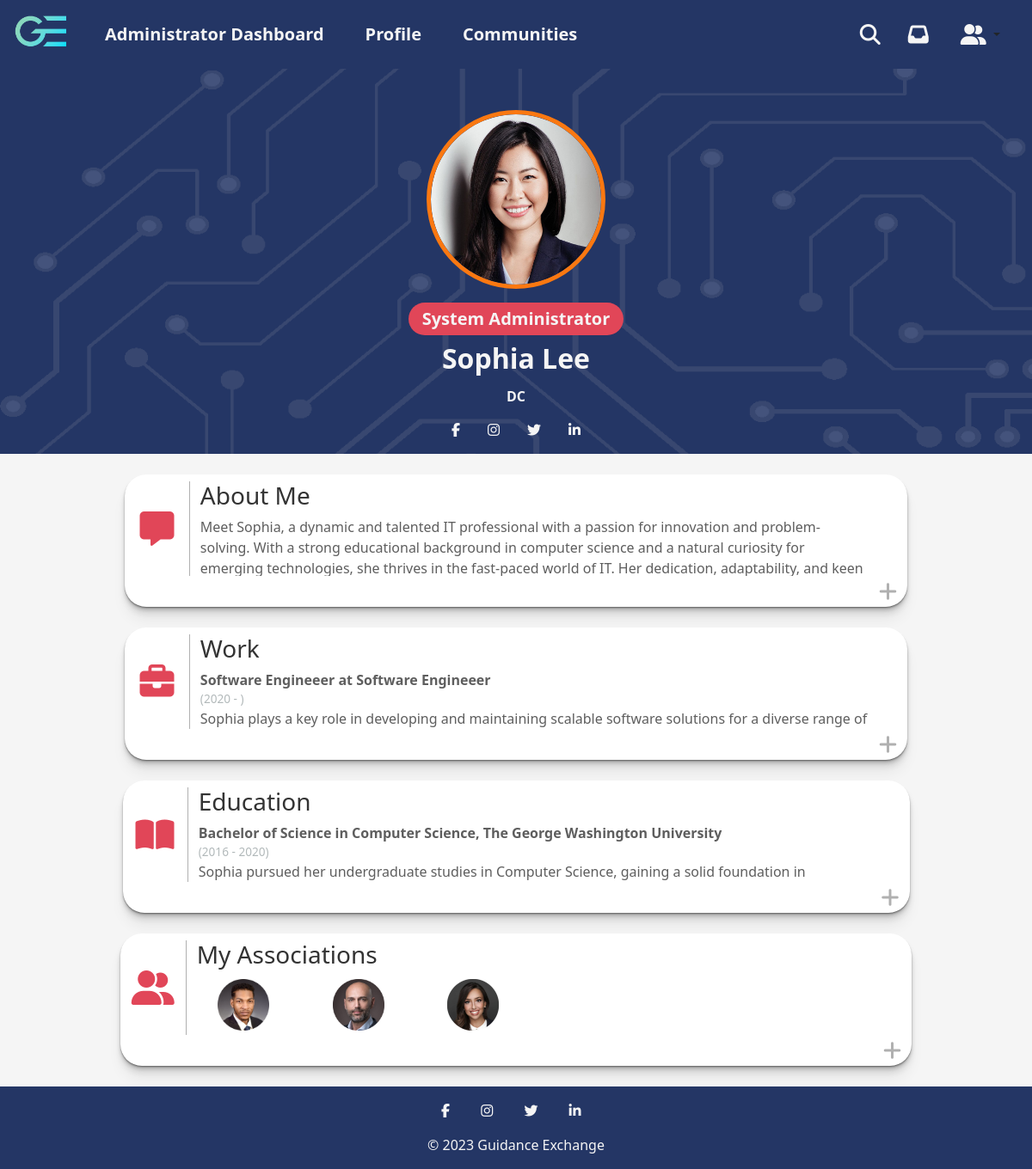
The app's page /profile.php?profileID=6 (signed in) with its own data.
### tables this page shows
CREATE TABLE UserData_t (
  UserID INT(9) NOT NULL,
  FirstName VARCHAR(255) NOT NULL,
  LastName VARCHAR(255) NOT NULL,
  ProfilePicture VARCHAR(255),
  ProfilePictureBorder VARCHAR(255),
  ProfilePictureBackground VARCHAR(255),
  Rating INT(1),
  LocationCity VARCHAR(255),
  LocationState VARCHAR(255),
  Facebook VARCHAR(255),
  Twitter VARCHAR(255),
  Instagram VARCHAR(255),
  LinkedIn VARCHAR(255),
  Mentoring LONGTEXT,
  AboutMe LONGTEXT,
  WorkTitle VARCHAR(255),
  WorkLocation VARCHAR(255),
  WorkStartDate DATE,
  WorkEndDate DATE,
  WorkDescription LONGTEXT,
  EducationDegree VARCHAR(255),
  EducationLocation VARCHAR(255),
  EducationStartDate DATE,
  EducationEndDate DATE,
  EducationDescription LONGTEXT,
  Associations VARCHAR(255),
  CONSTRAINT UserData_t_PK PRIMARY KEY (UserID),
  CONSTRAINT UserData_t_FK1 FOREIGN KEY (UserID) REFERENCES Auth_t(UserID)
);

### includes/session.inc.php (called while the page is built, shortened)
<?php
$userID = $_SESSION['UserID'];

### profile.php (the view, shortened to what this page needs)
<!DOCTYPE html>
<html lang="en">
<head>
  <link href="assets/fontawesome/css/fontawesome.css" rel="stylesheet">
  <link href="assets/fontawesome/css/brands.css" rel="stylesheet">
  <link href="assets/fontawesome/css/solid.css" rel="stylesheet">
  <link href="assets/bootstrap/css/bootstrap.min.css" rel="stylesheet" />
  <link rel="stylesheet" href="css/profile.css" />
  <link rel="stylesheet" href="css/main.css" />
</head>
<header>
  <?php
  include('includes/session.inc.php');
  $profileID = $_GET['profileID'];
  $systemAdministratorStatus = $_SESSION['SystemAdministratorStatus'];
  ?>
  <nav class="navbar navbar-expand-lg navbar-light">
    <div class="container-fluid">
      <a class="navbar-brand" href="home.php"><img src="img/logo_gradient.png" alt="Guidance Exchange Logo" height="70" /></a>
      <div class="collapse navbar-collapse" id="navbarSupportedContent">
        <ul class="navbar-nav me-auto mb-2 mb-lg-0">
          <?php
          if ($systemAdministratorStatus == true) {
            echo '<li class="nav-item">';
            echo ' <a class="nav-link highlight-link nav-text px-4" href="admin-dashboard.php?profileID=' . $userID . '">Administrator Dashboard</a>';
            echo '</li>';
          }
          ?>
          <li class="nav-item">
            <?php if ($profileID == $userID) {
              echo '<a class="nav-link highlight-link nav-text px-4 active" href="profile.php?profileID=' . $userID . '">Profile</a>';
            } else {
              echo '<a class="nav-link highlight-link nav-text px-4" href="profile.php?profileID=' . $userID . '">Profile</a>';
            }
            ?>
          </li>
          <li class="nav-item">
            <a class="nav-link highlight-link nav-text px-4" href="#">Communities</a>
          </li>
        </ul>
        <ul class="navbar-nav d-flex flex-row me-1">
          <li class="nav-item me-3 me-lg-0 px-2">
            <a class="nav-link" href="#"><i class="fa-solid fa-magnifying-glass fa-xl"></i></a>
          </li>
          <li class="nav-item me-3 me-lg-0 px-2">
            <a class="nav-link" href="#"><i class="fa-solid fa-inbox fa-xl"></i></a>
          </li>
          <li class="nav-item dropdown me-3 me-lg-0 px-2 d-flex justify-content-center">
            <button class="btn dropdown-toggle" data-bs-toggle="dropdown" aria-expanded="false">
              <i class="fa-solid fa-user-group fa-xl"></i>
            </button>
          </li>
        </ul>
      </div>
    </div>
  </nav>
</header>
<body>
  <?php
  $sql = "SELECT * FROM `UserData_t` WHERE `UserID` = $profileID";
  $result = mysqli_query($con, $sql);
  while ($profile = mysqli_fetch_assoc($result)) {
    $firstName = $profile['FirstName'];
    $lastName = $profile['LastName'];
    $profilePicture = $profile['ProfilePicture'];
    $profilePictureBorder = $profile['ProfilePictureBorder'];
    $profilePictureBackground = $profile['ProfilePictureBackground'];
    $city = $profile['LocationCity'];
    $state = $profile['LocationState'];
    $facebook = $profile['Facebook'];
    $twitter = $profile['Twitter'];
    $instagram = $profile['Instagram'];
    $linkedIn = $profile['LinkedIn'];
    $aboutMe = $profile['AboutMe'];
    $workTitle = $profile['WorkTitle'];
    $workTitleArray = explode(";", $workTitle ?? '');
    $workLocation = $profile['WorkLocation'];
    $workLocationArray = explode(";", $workTitle ?? '');
    $workStartDate = $profile['WorkStartDate'];
    $workStartDateArray = explode(";", $workStartDate ?? '');
    $workEndDate = $profile['WorkEndDate'];
    $workEndDateArray = explode(";", $workEndDate ?? '');
    $workDescription = $profile['WorkDescription'];
    $workDescriptionArray = explode(";", $workDescription ?? '');
    $educationDegree = $profile['EducationDegree'];
    $educationDegreeArray = explode(";", $educationDegree ?? '');
    $educationLocation = $profile['EducationLocation'];
    $educationLocationArray = explode(";", $educationLocation ?? '');
    $educationStartDate = $profile['EducationStartDate'];
    $educationStartDateArray = explode(";", $educationStartDate ?? '');
    $educationEndDate = $profile['EducationEndDate'];
    $educationEndDateArray = explode(";", $educationEndDate ?? '');
    $educationDescription = $profile['EducationDescription'];
    $educationDescriptionArray = explode(";", $educationDescription ?? '');
    $associations = $profile['Associations'];
    $associationsArray = explode(";", $associations ?? '');
  }
  $state_abbreviations = array(
    'AL' => 'Alabama', 'AK' => 'Alaska', 'AZ' => 'Arizona', 'AR' => 'Arkansas', 'CA' => 'California', 'CO' => 'Colorado',
    'CT' => 'Connecticut', 'DE' => 'Delaware', 'FL' => 'Florida', 'GA' => 'Georgia', 'HI' => 'Hawaii', 'ID' => 'Idaho',
    'IL' => 'Illinois', 'IN' => 'Indiana', 'IA' => 'Iowa', 'KS' => 'Kansas', 'KY' => 'Kentucky', 'LA' => 'Louisiana',
    'ME' => 'Maine', 'MD' => 'Maryland', 'MA' => 'Massachusetts', 'MI' => 'Michigan', 'MN' => 'Minnesota', 'MS' => 'Mississippi',
    'MO' => 'Missouri', 'MT' => 'Montana', 'NE' => 'Nebraska', 'NV' => 'Nevada', 'NH' => 'New Hampshire', 'NJ' => 'New Jersey',
    'NM' => 'New Mexico', 'NY' => 'New York', 'NC' => 'North Carolina', 'ND' => 'North Dakota', 'OH' => 'Ohio', 'OK' => 'Oklahoma',
    'OR' => 'Oregon', 'PA' => 'Pennsylvania', 'RI' => 'Rhode Island', 'SC' => 'South Carolina', 'SD' => 'South Dakota', 'TN' => 'Tennessee',
    'TX' => 'Texas', 'UT' => 'Utah', 'VT' => 'Vermont', 'VA' => 'Virginia', 'WA' => 'Washington', 'WV' => 'West Virginia',
    'WI' => 'Wisconsin', 'WY' => 'Wyoming', 'DC' => 'Washington, D.C.'
  );
  echo '<section class="photo-section pt-5 pb-3" style="background-image: url(&#39;img/' . $profilePictureBackground . '&#39;); background-attachment: fixed; background-size: cover;">';
  echo '<div class="container-fluid flex-column">';
  if ($profilePictureBorder == null) {
    echo '<img class="profile-photo mb-3" style="border-color: #008a0e;" src="upload/' . $profilePicture . '" alt="' . $firstName . ' ' . $lastName . ' Profile Photo">';
  } else {
    echo '<img class="profile-photo mb-3" style="border-color: ' . $profilePictureBorder . ';" src="upload/' . $profilePicture . '" alt="' . $firstName . ' ' . $lastName . ' Profile Photo">';
  }
  if ($systemAdministratorStatus == true) {
    echo '<div class="mentor-tag mb-2">';
    echo '<p class="py-1 px-3 m-0">System Administrator</p>';
    echo '</div>';
  }
  echo '<h1 class="profile-name mb-2">' . $firstName . ' ' . $lastName . '</h1>';
  if ($city != null) {
    echo '<h2 class="city-name mt-2 mb-3">' . $city;
    if ($state != null) {
      $abbreviation = array_search($state, $state_abbreviations);
      echo ', ' . $abbreviation . '</h2>';
    } else {
      echo '</h2>';
    }
  } elseif ($state != null) {
    echo '<h2 class="city-name mt-2 mb-3">' . $state . '</h2>';
  }
  if ($facebook or $instagram or $twitter or $linkedIn != null) {
    echo '<div class="mb-0">';
    if ($facebook != null) {
      echo '<a href="https://www.facebook.com/' . $facebook . '" class="mx-3"><i class="fa fa-facebook"></i></a>';
    }
    if ($instagram != null) {
      echo '<a href="https://www.instagram.com/' . $instagram . '" class="mx-3"><i class="fa fa-instagram"></i></a>';
    }
    if ($twitter != null) {
      echo '<a href="https://www.twitter.com/' . $twitter . '" class="mx-3"><i class="fa fa-twitter"></i></a>';
    }
    if ($linkedIn != null) {
      echo '<a href="https://www.linkedin.com/in/' . $linkedIn . '" class="mx-3"><i class="fa fa-linkedin"></i></a>';
    }
    echo '</div>';
  }
  echo '</div>';
  echo '</section>';
  echo '<section class="content-section pt-4">';
  if ($aboutMe != null) {
    echo '<div class="container-fluid pb-4">';
    echo '<div class="row align-items-start profile-section pt-2">';
    echo '<div class="col-1 d-flex align-items-center justify-content-center profile-icon">';
    echo '<i class="fa-solid fa-message"></i>';
    echo '</div>';
    echo '<div class="col-11 profile-wrap">';
    echo '<h3>About Me</h3>';
    echo '<p>' . $aboutMe . '</p>';
    echo '</div>';
    echo '<div class="col-12 text-end">';
    echo '<div class="open-link">';
    echo '<div class="expand-btn"><i class="fa-solid fa-plus"></i></div>';
    echo '</div></div></div></div>';
  }
  if ($workLocation != null) {
    echo '<div class="container-fluid pb-4">';
    echo '<div class="row align-items-start profile-section pt-2">';
    echo '<div class="col-1 d-flex align-items-center justify-content-center profile-icon">';
    echo '<i class="fa-solid fa-briefcase"></i>';
    echo '</div>';
    echo '<div class="col-11 profile-wrap">';
    echo '<h3>Work</h3>';
    foreach ($workLocationArray as $location) {
      $wl = 0;
      echo '<p class="mb-0"><strong>' . $workTitleArray[$wl] . ' at ' . $location . '</strong></p>';
      if ($workEndDateArray[$wl] != null) {
        echo '<p class="profile-date mb-0">(' . date_format(date_create($workStartDateArray[$wl]), "Y") . ' - ' . date_format(date_create($workEndDateArray[$wl]), "Y") . ')</p>';
      } else {
        echo '<p class="profile-date mb-0">(' . date_format(date_create($workStartDateArray[$wl]), "Y") . ' - )</p>';
      }
      echo '<p>' . $workDescriptionArray[$wl] . '</p>';
    }
    echo '</div>';
    echo '<div class="col-12 text-end">';
    echo '<div class="open-link">';
    echo '<div class="expand-btn"><i class="fa-solid fa-plus"></i></div>';
    echo '</div></div></div></div>';
  }
  if ($educationLocation != null) {
    echo '<div class="container-fluid pb-4">';
    echo '<div class="row align-items-start profile-section pt-2">';
    echo '<div class="col-1 d-flex align-items-center justify-content-center profile-icon">';
    echo '<i class="fa-solid fa-book-open"></i>';
    echo '</div>';
    echo '<div class="col-11 profile-wrap">';
    echo '<h3>Education</h3>';
    foreach ($educationLocationArray as $location) {
      $el = 0;
      echo '<p class="mb-0"><strong>' . $educationDegreeArray[$el] . ', ' . $location . '</strong></p>';
      if ($educationEndDateArray[$el] != null) {
        echo '<p class="profile-date mb-0">(' . date_format(date_create($educationStartDateArray[$el]), "Y") . ' - ' . date_format(date_create($educationEndDateArray[$el]), "Y") . ')</p>';
      } else {
        echo '<p class="profile-date mb-0">(' . date_format(date_create($educationStartDateArray[$el]), "Y") . ' - )</p>';
      }
      echo '<p>' . $educationDescriptionArray[$el] . '</p>';
    }
    echo '</div>';
    echo '<div class="col-12 text-end">';
    echo '<div class="open-link">';
    echo '<div class="expand-btn"><i class="fa-solid fa-plus"></i></div>';
    echo '</div></div></div></div>';
  }
  if ($associations != null) {
    echo '<div class="container-fluid pb-4">';
    echo '<div class="row align-items-start profile-section pt-2">';
    echo '<div class="col-1 d-flex align-items-center justify-content-center profile-icon">';
    echo '<i class="fa-solid fa-user-group"></i>';
    echo '</div>';
    echo '<div class="col-11 profile-wrap">';
    echo '<h3>My Associations</h3>';
    echo '<div class="row pt-1">';
    include('includes/connect.inc.php');
    foreach ($associationsArray as $value) {
      $associationSql = "SELECT `FirstName`,`LastName`,`ProfilePicture` FROM `userdata_t` WHERE `UserID`=$value";
      $associationResult = mysqli_query($con, $associationSql);
      while ($profileAssociation = mysqli_fetch_assoc($associationResult)) {
        $associationFirstName = $profileAssociation['FirstName'];
        $associationLastName = $profileAssociation['LastName'];
        $associationProfilePicture = $profileAssociation['ProfilePicture'];
      }
      echo '<div class="col-2 d-flex align-items center justify-content-center">';
      echo '<a href="profile.php?profileID=' . $value . '"><img class="association-photo" src="upload/' . $associationProfilePicture . '" alt="' . $associationFirstName . ' ' . $associationLastName . ' Profile Photo"></a>';
      echo '</div>';
    }
    echo '</div>';
    echo '</div>';
    echo '<div class="col-12 text-end">';
    echo '<div class="open-link">';
    echo '<div class="expand-btn"><i class="fa-solid fa-plus"></i></div>';
    echo '</div></div></div></div>';
  }
  echo '</section>';
  ?>
</body>
<footer>
  <nav class="navbar">
    <div class="mx-auto">
      <div class="my-3">
        <a href="https://www.facebook.com/" class="mx-3"><i class="fa fa-facebook"></i></a>
        <a href="https://www.instagram.com/" class="mx-3"><i class="fa fa-instagram"></i></a>
        <a href="https://www.twitter.com/" class="mx-3"><i class="fa fa-twitter"></i></a>
        <a href="https://www.linkedin.com" class="mx-3"><i class="fa fa-linkedin"></i></a>
      </div>
      <div class="footer-text text-center pb-3">© 2023 Guidance Exchange</div>
    </div>
  </nav>
</footer>
</html>

### css/profile.css (style rules this page uses)
.photo-section { background-color: #243665; }
.photo-section .container-fluid { display: flex; align-items: center; justify-content: center; }
.photo-section .profile-photo { width: 13rem; border: 5px solid; border-radius: 100%; }
.photo-section .profile-name { font-size: 2rem; font-weight: 600; color: #f5f5f5; }
.photo-section .city-name { font-size: 1rem; font-weight: 600; color: #f5f5f5; }
.photo-section i { color: #f5f5f5; }
.mentor-tag { background-color: #e14658; color: #f5f5f5; border-radius: 50px; font-weight: 600; font-size: 1.25rem; }
.content-section .container-fluid { display: flex; align-items: center; justify-content: center; }
.profile-section { background-color: #ffffff; border-radius: 25px; box-shadow: 0 1px 1px rgba(0, 0, 0, 0.25), 0 2px 2px rgba(0, 0, 0, 0.2), 0 4px 4px rgba(0, 0, 0, 0.15), 0 8px 8px rgba(0, 0, 0, 0.1), 0 16px 16px rgba(0, 0, 0, 0.05); }
.profile-wrap { height: 110px; width: 50rem; overflow: hidden; }
.profile-wrap h3 { color: #333; }
.profile-wrap p { color: #5e5e5e; font-size: 1rem; }
.profile-icon { height: 110px; border-right: #b0b0b0 1px solid; color: #e14658; font-size: 2.5rem; }
.open-link { display: block; color: #b0b0b0; font-size: 1.5rem; }
.expand-btn { cursor: pointer; }
p.profile-date { font-size: 0.85rem; color: #b2b9ba; }
.association-photo { width: 60px; height: auto; }

### css/main.css (style rules this page uses)
header { padding: 0; }
nav { background-color: #243665; }
nav i { color: #f5f5f5; }
.navbar-brand { --bs-navbar-brand-padding-y: 0px; }
.navbar { --bs-navbar-padding-y: 0; }
.navbar-collapse { flex-shrink: 0; }
.nav-link { height: 80px; display: flex; align-items: center; justify-content: center; color: #f5f5f5; }
.nav-text { font-size: 1.25rem; font-weight: 600; }
body { background-color: #f5f5f5; }
footer i { color: #f5f5f5; }
.footer-text { color: #f5f5f5; }

### records on screen
userdata_t: ProfilePictureBackground (picture), ProfilePicture (picture), FirstName "Sophia", LastName "Lee", LocationState "DC", AboutMe "Meet Sophia, a dynamic and talented IT professional with a passion for innovation and problem-solving. With a strong educational background in computer science and a natural curiosity for emerging technologies, she thrives in the fast-paced world of IT. Her dedication, adaptability, and keen…", WorkTitle "Software Engineeer", WorkStartDate "2020", WorkDescription "Sophia plays a key role in developing and maintaining scalable software solutions for a diverse range of…", EducationDegree "Bachelor of Science in Computer Science", EducationLocation "The George Washington University", EducationStartDate "2016", EducationEndDate "2020", EducationDescription "Sophia pursued her undergraduate studies in Computer Science, gaining a solid foundation in…"
userdata_t: ProfilePicture (picture)
userdata_t: ProfilePicture (picture)
userdata_t: ProfilePicture (picture)
